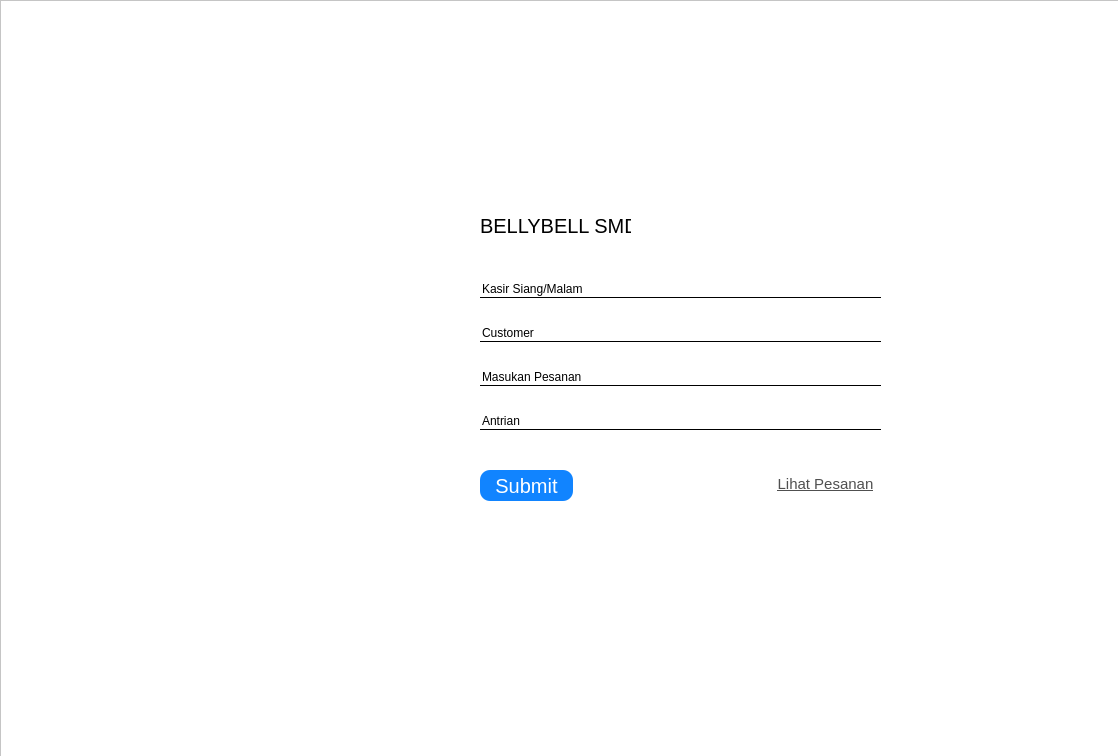
<?xml version="1.0" encoding="UTF-8"?>
<ui version="4.0">
 <class>Form</class>
 <widget class="QWidget" name="Form">
  <property name="geometry">
   <rect>
    <x>0</x>
    <y>0</y>
    <width>1118</width>
    <height>756</height>
   </rect>
  </property>
  <property name="windowTitle">
   <string>Form</string>
  </property>
  <property name="styleSheet">
   <string notr="true">background colour :rgb(255, 255, 255)</string>
  </property>
  <widget class="QFrame" name="frame">
   <property name="geometry">
    <rect>
     <x>0</x>
     <y>0</y>
     <width>1131</width>
     <height>761</height>
    </rect>
   </property>
   <property name="styleSheet">
    <string notr="true">background-color : rgb(255, 255, 255)</string>
   </property>
   <property name="frameShape">
    <enum>QFrame::StyledPanel</enum>
   </property>
   <property name="frameShadow">
    <enum>QFrame::Raised</enum>
   </property>
   <widget class="QLabel" name="label_3">
    <property name="geometry">
     <rect>
      <x>480</x>
      <y>200</y>
      <width>151</width>
      <height>51</height>
     </rect>
    </property>
    <property name="styleSheet">
     <string notr="true">font-size: 20px;</string>
    </property>
    <property name="text">
     <string>BELLYBELL SMD</string>
    </property>
   </widget>
   <widget class="QWidget" name="verticalLayoutWidget">
    <property name="geometry">
     <rect>
      <x>480</x>
      <y>260</y>
      <width>401</width>
      <height>191</height>
     </rect>
    </property>
    <layout class="QVBoxLayout" name="verticalLayout">
     <item>
      <widget class="QLineEdit" name="lineEdit">
       <property name="styleSheet">
        <string notr="true">border : 0;
border-bottom: 1px solid;</string>
       </property>
       <property name="text">
        <string>Kasir Siang/Malam</string>
       </property>
       <property name="placeholderText">
        <string>Nama Lengkap</string>
       </property>
      </widget>
     </item>
     <item>
      <widget class="QLineEdit" name="lineEdit_2">
       <property name="styleSheet">
        <string notr="true">border : 0;
border-bottom: 1px solid;</string>
       </property>
       <property name="text">
        <string>Customer</string>
       </property>
       <property name="placeholderText">
        <string>NIM</string>
       </property>
      </widget>
     </item>
     <item>
      <widget class="QLineEdit" name="lineEdit_3">
       <property name="styleSheet">
        <string notr="true">border : 0;
border-bottom: 1px solid;</string>
       </property>
       <property name="text">
        <string>Masukan Pesanan</string>
       </property>
       <property name="placeholderText">
        <string>URL Github</string>
       </property>
      </widget>
     </item>
     <item>
      <widget class="QLineEdit" name="lineEdit_4">
       <property name="styleSheet">
        <string notr="true">border : 0;
border-bottom: 1px solid;</string>
       </property>
       <property name="text">
        <string>Antrian</string>
       </property>
       <property name="placeholderText">
        <string>Nama Lengkap</string>
       </property>
      </widget>
     </item>
    </layout>
   </widget>
   <widget class="QPushButton" name="pushButton">
    <property name="geometry">
     <rect>
      <x>480</x>
      <y>470</y>
      <width>93</width>
      <height>31</height>
     </rect>
    </property>
    <property name="styleSheet">
     <string notr="true">border-radius: 10px;
background-color: rgb(17, 132, 255);
color:white;
font-size: 20px;
font-weight: 400;</string>
    </property>
    <property name="text">
     <string>Submit</string>
    </property>
   </widget>
   <widget class="QLabel" name="label_5">
    <property name="geometry">
     <rect>
      <x>470</x>
      <y>90</y>
      <width>151</width>
      <height>121</height>
     </rect>
    </property>
    <property name="styleSheet">
     <string notr="true">image: url(:/img/1.JPG);</string>
    </property>
    <property name="text">
     <string/>
    </property>
   </widget>
   <widget class="QLabel" name="label_6">
    <property name="geometry">
     <rect>
      <x>60</x>
      <y>160</y>
      <width>361</width>
      <height>451</height>
     </rect>
    </property>
    <property name="styleSheet">
     <string notr="true">image: url(:/img/Only 25k.jpg);</string>
    </property>
    <property name="text">
     <string/>
    </property>
   </widget>
   <widget class="QPushButton" name="pushButton_2">
    <property name="geometry">
     <rect>
      <x>760</x>
      <y>470</y>
      <width>131</width>
      <height>28</height>
     </rect>
    </property>
    <property name="styleSheet">
     <string notr="true">border: none;
text-decoration:underline;
font-size:15px;
color: #505050;</string>
    </property>
    <property name="text">
     <string>Lihat Pesanan</string>
    </property>
   </widget>
  </widget>
 </widget>
 <resources>
  <include location="img.qrc"/>
 </resources>
 <connections/>
</ui>
